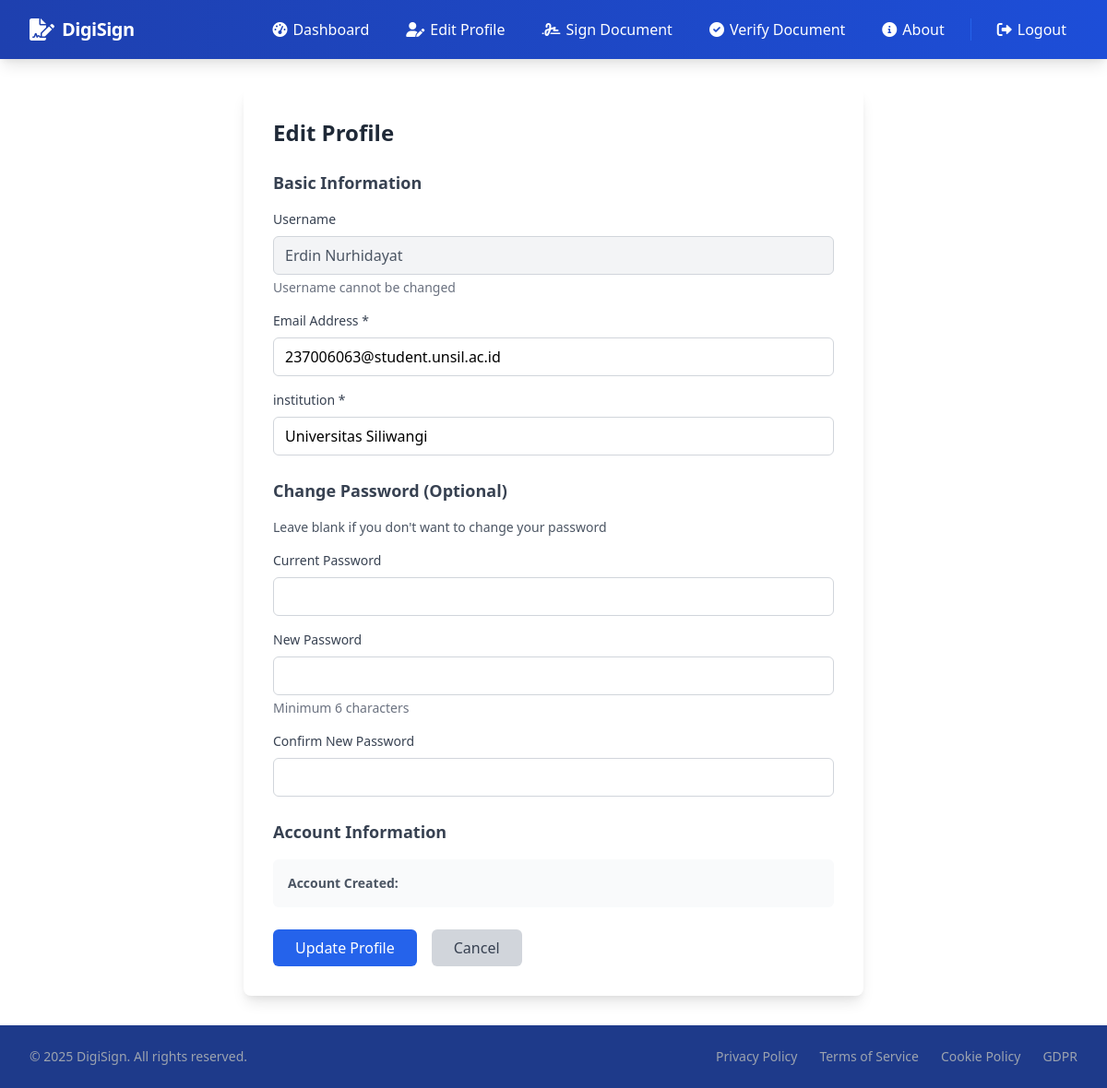
The page /edit_profile (signed in) on the database as committed earlier.
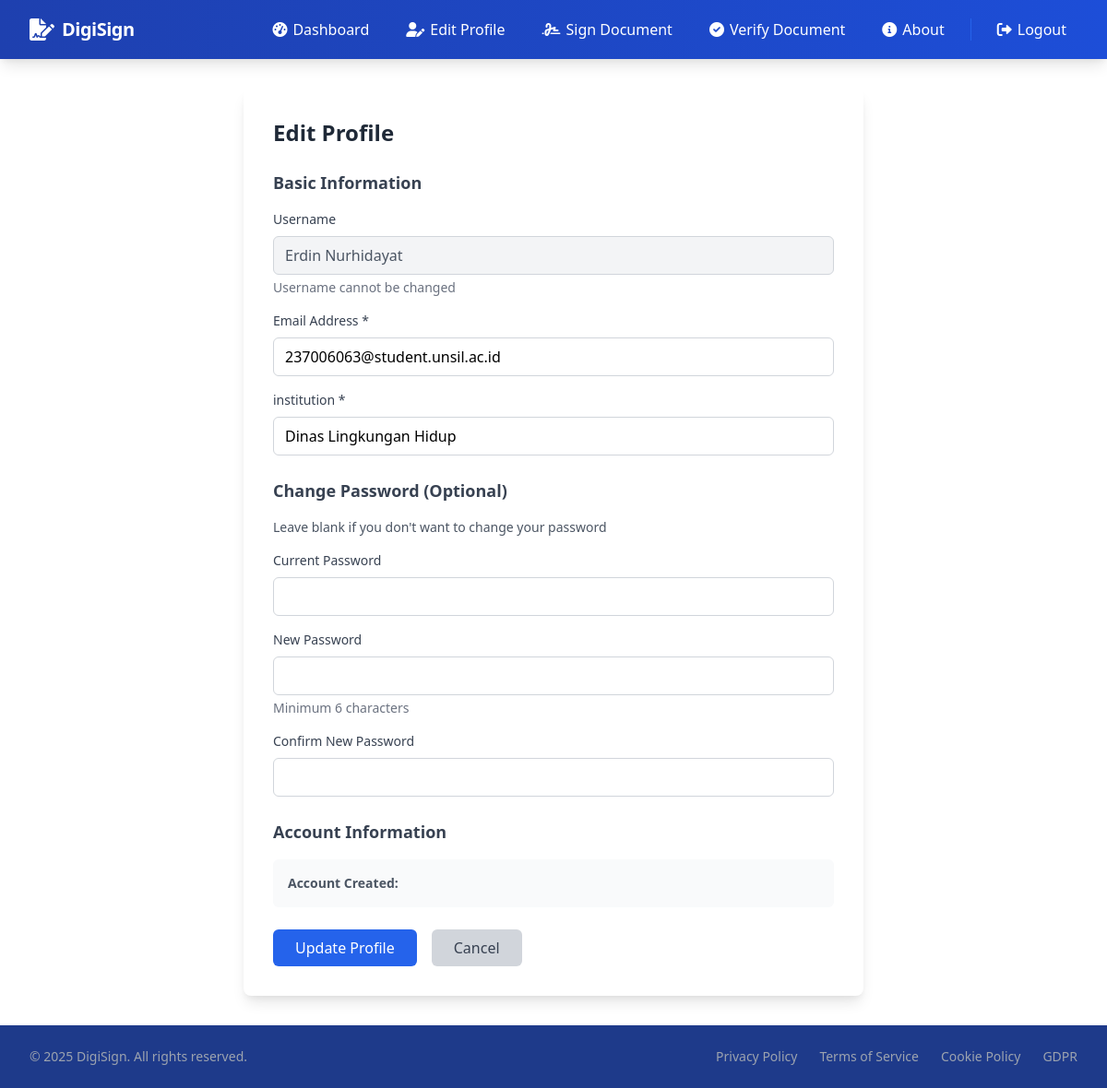
The same page on the database as committed later.
### app.py (models this page shows)
class User(db.Model):
    id = db.Column(db.Integer, primary_key=True)
    username = db.Column(db.String(80), unique=True, nullable=False)
    password = db.Column(db.String(200), nullable=False)
    public_key = db.Column(db.LargeBinary, nullable=False)
    private_key = db.Column(db.LargeBinary, nullable=False)
    institution = db.Column(db.String(120), nullable=True)
    email = db.Column(db.String(120), nullable=True)

### app.py (the view, shortened to what this page needs)
@app.route('/edit_profile', methods=['GET', 'POST'])
def edit_profile():
    if 'username' not in session:
        flash('Please login to access this page.', 'error')
        return redirect(url_for('login'))
    if request.method == 'GET':
        user = User.query.filter_by(username=session['username']).first()
        if user:
            return render_template('edit_profile.html', user=user)
        else:
            flash('User not found.', 'error')
            return redirect(url_for('index'))  # atau url_for('dashboard')

### app.py (called while the page is built)
@app.context_processor
def inject_now():
    return {'now': datetime.utcnow}

### templates/edit_profile.html (shortened to what this page needs)
{% extends "base.html" %}
{% block content %}
<div class="max-w-2xl mx-auto">
    <div class="bg-white p-8 rounded-lg shadow-lg">
        <h2 class="text-2xl font-bold text-gray-800 mb-6">Edit Profile</h2>
        <form method="POST" action="{{ url_for('edit_profile') }}">
            <div class="mb-6">
                <h3 class="text-lg font-semibold text-gray-700 mb-4">Basic Information</h3>
                <div class="mb-4">
                    <label for="username" class="block text-sm font-medium text-gray-700 mb-2">Username</label>
                    <input type="text" id="username" name="username" value="{{ user.username }}"
                           class="w-full px-3 py-2 bg-gray-100 border border-gray-300 rounded-md text-gray-600"
                           disabled readonly>
                    <p class="mt-1 text-sm text-gray-500">Username cannot be changed</p>
                </div>
                <div class="mb-4">
                    <label for="email" class="block text-sm font-medium text-gray-700 mb-2">Email Address *</label>
                    <input type="email" id="email" name="email" value="{{ user.email }}" required
                           class="w-full px-3 py-2 border border-gray-300 rounded-md focus:outline-none focus:ring-2 focus:ring-blue-500">
                </div>
                <div class="mb-4">
                    <label for="institution" class="block text-sm font-medium text-gray-700 mb-2">institution *</label>
                    <input type="text" id="full_name" name="institution" value="{{ user.institution }}" required
                           class="w-full px-3 py-2 border border-gray-300 rounded-md focus:outline-none focus:ring-2 focus:ring-blue-500">
                </div>
            </div>
            <div class="mb-6">
                <h3 class="text-lg font-semibold text-gray-700 mb-4">Change Password (Optional)</h3>
                <p class="text-sm text-gray-600 mb-4">Leave blank if you don't want to change your password</p>
                <div class="mb-4">
                    <label for="current_password" class="block text-sm font-medium text-gray-700 mb-2">Current Password</label>
                    <input type="password" id="current_password" name="current_password"
                           class="w-full px-3 py-2 border border-gray-300 rounded-md focus:outline-none focus:ring-2 focus:ring-blue-500">
                </div>
                <div class="mb-4">
                    <label for="new_password" class="block text-sm font-medium text-gray-700 mb-2">New Password</label>
                    <input type="password" id="new_password" name="new_password"
                           class="w-full px-3 py-2 border border-gray-300 rounded-md focus:outline-none focus:ring-2 focus:ring-blue-500">
                    <p class="mt-1 text-sm text-gray-500">Minimum 6 characters</p>
                </div>
                <div class="mb-4">
                    <label for="confirm_password" class="block text-sm font-medium text-gray-700 mb-2">Confirm New Password</label>
                    <input type="password" id="confirm_password" name="confirm_password"
                           class="w-full px-3 py-2 border border-gray-300 rounded-md focus:outline-none focus:ring-2 focus:ring-blue-500">
                </div>
            </div>
            <div class="mb-6">
                <h3 class="text-lg font-semibold text-gray-700 mb-4">Account Information</h3>
                <div class="bg-gray-50 p-4 rounded-md">
                    <p class="text-sm text-gray-600">
                        <strong>Account Created:</strong> {{ user.created_at }}
                    </p>
                </div>
            </div>
            <div class="flex gap-4">
                <button type="submit"
                        class="px-6 py-2 bg-blue-600 text-white rounded-md hover:bg-blue-700 focus:outline-none focus:ring-2 focus:ring-blue-500">
                    Update Profile
                </button>
                <a href="{{ url_for('dashboard') }}"
                   class="px-6 py-2 bg-gray-300 text-gray-700 rounded-md hover:bg-gray-400 focus:outline-none focus:ring-2 focus:ring-gray-500">
                    Cancel
                </a>
            </div>
        </form>
    </div>
</div>
{% endblock %}

### templates/base.html (shortened to what this page needs)
<!DOCTYPE html>
<html lang="en">
<head>
    <link href="https://cdn.jsdelivr.net/npm/tailwindcss@2.2.19/dist/tailwind.min.css" rel="stylesheet">
    <link rel="stylesheet" href="https://cdnjs.cloudflare.com/ajax/libs/font-awesome/6.0.0-beta3/css/all.min.css">
</head>
<body>
    <nav class="bg-gradient-to-r from-blue-800 to-blue-700 text-white shadow-lg sticky top-0 z-50">
        <div class="max-w-7xl mx-auto px-4 sm:px-6 lg:px-8">
            <div class="flex justify-between h-16">
                <div class="flex items-center">
                    <a href="{{ url_for('index') }}" class="flex items-center">
                        <i class="fas fa-file-signature text-2xl mr-2"></i>
                        <span class="font-bold text-xl tracking-tight">DigiSign</span>
                    </a>
                </div>
                <div class="hidden md:flex items-center space-x-4">
                    {% if session.username %}
                        <a href="{{ url_for('dashboard') }}" class="px-3 py-2 rounded-md hover:bg-blue-600 hover:text-white transition duration-200 flex items-center">
                            <i class="fas fa-tachometer-alt mr-1.5"></i> Dashboard
                        </a>
                        <a href="{{ url_for('edit_profile') }}" class="px-3 py-2 rounded-md hover:bg-blue-600 hover:text-white transition duration-200 flex items-center">
                            <i class="fas fa-user-pen mr-1.5"></i> Edit Profile
                        </a>
                        <a href="{{ url_for('sign_pdf') }}" class="px-3 py-2 rounded-md hover:bg-blue-600 hover:text-white transition duration-200 flex items-center">
                            <i class="fas fa-signature mr-1.5"></i> Sign Document
                        </a>
                        <a href="{{ url_for('verify_pdf') }}" class="px-3 py-2 rounded-md hover:bg-blue-600 hover:text-white transition duration-200 flex items-center">
                            <i class="fas fa-check-circle mr-1.5"></i> Verify Document
                        </a>
                        <a href="{{ url_for('about') }}" class="px-3 py-2 rounded-md hover:bg-blue-600 hover:text-white transition duration-200 flex items-center">
                            <i class="fas fa-info-circle mr-1.5"></i> About
                        </a>
                        <a href="{{ url_for('logout') }}" class="px-3 py-2 rounded-md hover:bg-blue-600 hover:text-white transition duration-200 flex items-center">
                            <i class="fas fa-sign-out-alt mr-1.5"></i> Logout
                        </a>
                    {% endif %}
                </div>
            </div>
        </div>
    </nav>
    <div class="container mx-auto px-4 py-8">
        {% block content %}{% endblock %}
    </div>
            <div class="bg-blue-900 py-6">
                <div class="max-w-7xl mx-auto px-4 sm:px-6 lg:px-8">
                    <div class="flex flex-col md:flex-row justify-between items-center">
                        <div class="text-gray-400 text-sm mb-4 md:mb-0">
                            &copy; {{ now().year }} DigiSign. All rights reserved.
                        </div>
                        <div class="flex flex-wrap justify-center space-x-6">
                            <a href="#" class="text-gray-400 hover:text-white text-sm transition duration-300">Privacy Policy</a>
                            <a href="#" class="text-gray-400 hover:text-white text-sm transition duration-300">Terms of Service</a>
                            <a href="#" class="text-gray-400 hover:text-white text-sm transition duration-300">Cookie Policy</a>
                            <a href="#" class="text-gray-400 hover:text-white text-sm transition duration-300">GDPR</a>
                        </div>
                    </div>
                </div>
            </div>
</body>
</html>

Rows that differ between the two databases and show on the page:
changed User "Erdin Nurhidayat": institution "Universitas Siliwangi" → "Dinas Lingkungan Hidup"
